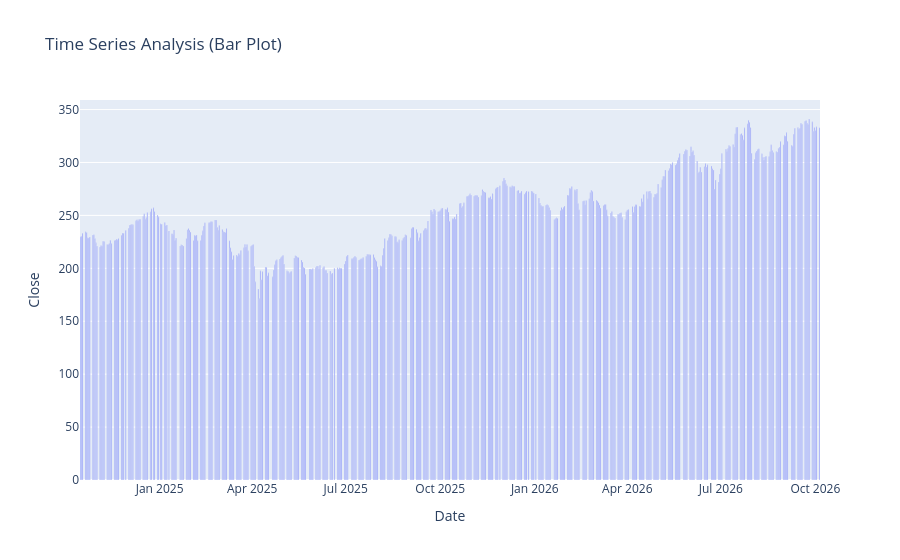

Notebook code for this chart:
### Code cell
figure = px.bar(df, x = df.index, y = "Close", title = "Time Series Analysis (Bar Plot)" )
figure.show()

### Figure 1 — Plotly figure (JSON) as saved in the notebook; plotly's stock layout.template omitted (floating-point values rounded to 4 significant figures; data arrays with more than 128 entries replaced by an {"elided": "..."} marker saying what was removed)
{"data": [{"hovertemplate": "Date=%{x}<br>Close=%{y}<extra></extra>", "legendgroup": "", "marker": {"color": "#636efa", "pattern": {"shape": ""}}, "name": "", "orientation": "v", "showlegend": false, "textposition": "auto", "type": "bar", "x": {"elided": "493 str values"}, "xaxis": "x", "y": {"elided": "493 float values"}, "yaxis": "y"}], "layout": {"barmode": "relative", "legend": {"tracegroupgap": 0}, "title": {"text": "Time Series Analysis (Bar Plot)"}, "xaxis": {"anchor": "y", "domain": [0, 1], "title": {"text": "Date"}}, "yaxis": {"anchor": "x", "domain": [0, 1], "title": {"text": "Close"}}}}
